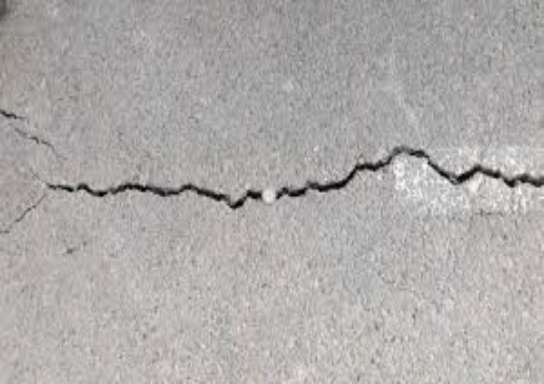
#> input picture concrete-dataset/train_img/11111.jpg, 544 x 384 px, given as the content of the folder /ebad-atif/Ebad/Sem5/ADIP/project/concrete-dataset/train_lab, which was not available
$ python concrete_pipeline.py
#> lines starting #> are read from the running program, lines starting #| are printed output that depends on the picture; after the words box and inside, x2 and y2 are one past the last pixel; in counts of white or black regions, pixels touching at a corner belong together; long printed decimals are rounded; pictures that were not available may be replaced by others from this repository, and a replacement may not be noted
### metrics.py
"""Segmentation metrics for binary crack masks.

Every function takes two masks (predicted, ground-truth). Any non-zero pixel is
treated as foreground (crack), so 0/255 PNG masks and 0/1 arrays both work.

Empty-case convention: when a metric would be 0/0 it returns 1.0 (two empty masks
agree perfectly; nothing predicted and nothing to find is "correct").
"""

import numpy as np


def _binary(m):
    return np.asarray(m) != 0


def confusion(pred, gt):
    """Return (tp, fp, fn) pixel counts."""
    p, g = _binary(pred), _binary(gt)
    if p.shape != g.shape:
        raise ValueError(f"shape mismatch: pred {p.shape} vs gt {g.shape}")
    tp = int(np.sum(p & g))
    fp = int(np.sum(p & ~g))
    fn = int(np.sum(~p & g))
    return tp, fp, fn


def dice(pred, gt):
    tp, fp, fn = confusion(pred, gt)
    denom = 2 * tp + fp + fn
    return 1.0 if denom == 0 else 2 * tp / denom


def iou(pred, gt):
    tp, fp, fn = confusion(pred, gt)
    denom = tp + fp + fn
    return 1.0 if denom == 0 else tp / denom


def precision(pred, gt):
    tp, fp, fn = confusion(pred, gt)
    return 1.0 if tp + fp == 0 else tp / (tp + fp)


def recall(pred, gt):
    tp, fp, fn = confusion(pred, gt)
    return 1.0 if tp + fn == 0 else tp / (tp + fn)


def f1(pred, gt):
    p, r = precision(pred, gt), recall(pred, gt)
    return 0.0 if p + r == 0 else 2 * p * r / (p + r)


def evaluate(pred, gt):
    """All five metrics for one image, as a dict."""
    return {
        "dice": dice(pred, gt),
        "iou": iou(pred, gt),
        "precision": precision(pred, gt),
        "recall": recall(pred, gt),
        "f1": f1(pred, gt),
    }


# [6 lines left out: function evaluate_many, not called in this run]

### concrete_pipeline.py
import glob, os
import cv2, numpy as np
import matplotlib.pyplot as plt
from skimage.filters import frangi, threshold_otsu, apply_hysteresis_threshold
from skimage.morphology import remove_small_objects, closing, disk, dilation
import metrics

img_dir = "/home/ebad-atif/Ebad/Sem5/ADIP/project/concrete-dataset/train_img"
lab_dir = "/home/ebad-atif/Ebad/Sem5/ADIP/project/concrete-dataset/train_lab"

# --- load one image + its mask ---
img_path = sorted(glob.glob(img_dir + "/*"))[0]
stem = os.path.splitext(os.path.basename(img_path))[0]

gt   = cv2.imread(glob.glob(f"{lab_dir}/{stem}.*")[0], cv2.IMREAD_GRAYSCALE)
#> gt: shape (384, 544); min 0, max 252, mean 172.2
gray = cv2.cvtColor(cv2.imread(img_path), cv2.COLOR_BGR2GRAY)

stages = [("gray", gray)]

# --- pipeline: each stage = compute, then append ---
den = cv2.bilateralFilter(gray, 7, 50, 7)
stages.append(("denoise", den))

enh = cv2.createCLAHE(2.0, (8, 8)).apply(den)
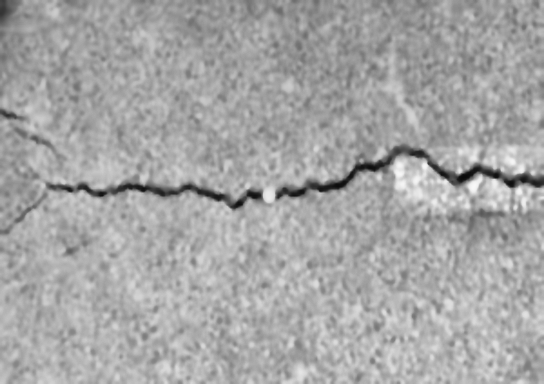
#> enh: shape (384, 544); min 9, max 248, mean 165.8
stages.append(("clahe", enh))

ridges = frangi(enh / 255.0, sigmas=range(1, 4), black_ridges=True)
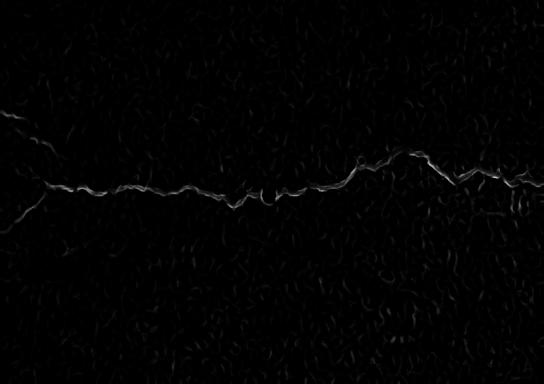
#> ridges: shape (384, 544) float64; min 0, max 0.787, mean 0.00928
print("frangi max:", round(float(ridges.max()), 5), " nonzero px:", int((ridges > 0).sum()))
#| frangi max: 0.7868  nonzero px: 127600
stages.append(("frangi", ridges))

t = threshold_otsu(ridges)
#> t = 0.115
pred = apply_hysteresis_threshold(ridges, 0.3 * t, 0.7 * t)
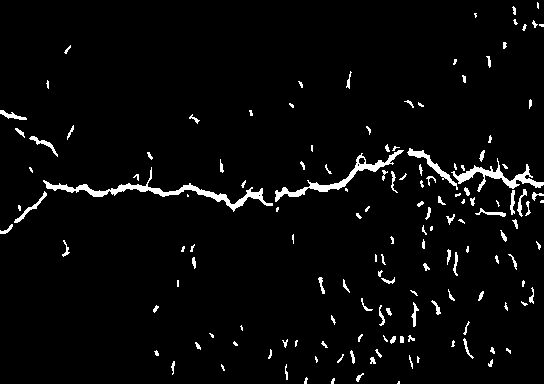
#> pred: shape (384, 544) bool; 3.5% white; 148 white regions (56 under 20 px), largest, box (x1, y1, x2, y2) and area: (43, 167, 273, 212) 1345, (275, 150, 404, 202) 858, (451, 158, 544, 192) 754
pred = remove_small_objects(closing(pred, disk(2)), 50)
#> pred: shape (384, 544) bool; 2.4% white; 17 white regions, largest, box (x1, y1, x2, y2) and area: (43, 146, 404, 212) 2332, (407, 148, 544, 217) 1443, (0, 191, 47, 234) 206
pred = dilation(pred, disk(3))        # thicken thin centreline toward GT band width
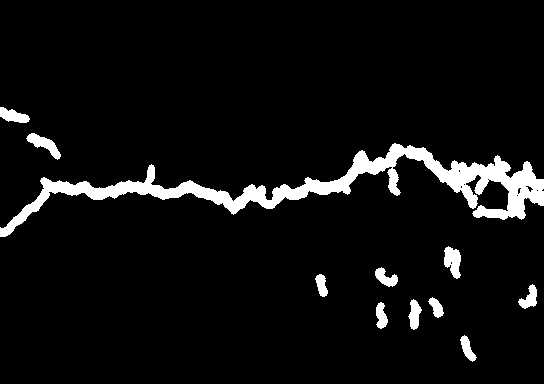
#> pred: shape (384, 544) bool; 5.9% white; 11 white regions, largest, box (x1, y1, x2, y2) and area: (0, 143, 544, 237) 9770, (444, 246, 461, 279) 382, (26, 133, 61, 160) 368
pred = pred.astype(np.uint8) * 255
stages.append(("prediction", pred))

# --- method (a): Canny + adaptive threshold (gradient-based, on denoised) ---
edges = cv2.Canny(den, 50, 150)
#> edges: shape (384, 544); 0.89% white in thin lines or dots, all inside (x1, y1, x2, y2) = (0, 109, 544, 326)
stages.append(("canny edges", edges))

adap = cv2.adaptiveThreshold(den, 255, cv2.ADAPTIVE_THRESH_GAUSSIAN_C,
                             cv2.THRESH_BINARY_INV, 15, 4)
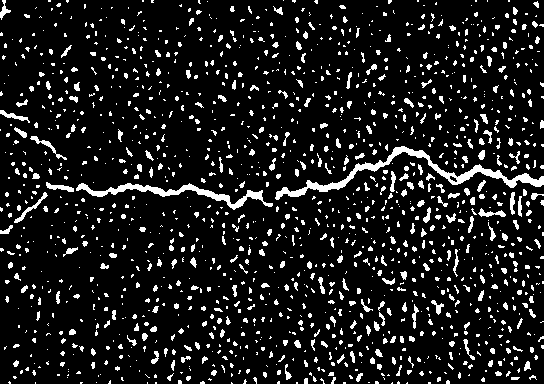
#> adap: shape (384, 544); 10.7% white; 1478 white regions (1165 under 20 px), largest, box (x1, y1, x2, y2) and area: (275, 146, 544, 200) 1898, (76, 183, 273, 210) 1178, (14, 192, 48, 223) 153
stages.append(("adaptive thresh", adap))

# combine: adaptive-dark pixels that sit near a real Canny edge
canny_mask = (adap > 0) & dilation(edges > 0, disk(3))
#> canny_mask: shape (384, 544) bool; 1.9% white; 24 white regions (11 under 20 px), largest, box (x1, y1, x2, y2) and area: (275, 146, 544, 200) 1860, (76, 183, 273, 210) 1165, (14, 192, 48, 223) 152
canny_mask = remove_small_objects(closing(canny_mask, disk(2)), 50)
#> canny_mask: shape (384, 544) bool; 1.9% white; 9 white regions, largest, box (x1, y1, x2, y2) and area: (275, 146, 544, 200) 1964, (46, 182, 273, 210) 1314, (14, 192, 48, 223) 156
canny_mask = dilation(canny_mask, disk(1))
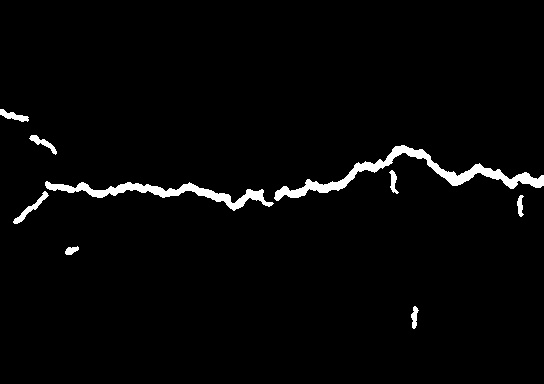
#> canny_mask: shape (384, 544) bool; 2.5% white; 9 white regions, largest, box (x1, y1, x2, y2) and area: (274, 145, 544, 201) 2545, (45, 181, 274, 211) 1797, (13, 191, 49, 224) 237
canny_pred = canny_mask.astype(np.uint8) * 255
stages.append(("canny pred", canny_pred))

print("CANNY SCORES:", {k: round(v, 3) for k, v in metrics.evaluate(canny_pred, gt).items()})
#> in _binary (call 2), `return np.asarray(m) != 0`:
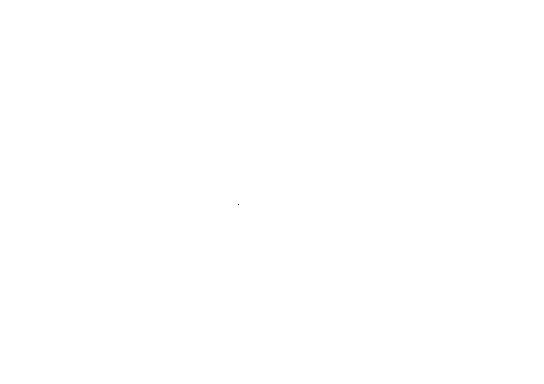
#> returned value: shape (384, 544) bool; 100% white; black in thin lines or dots, all inside (x1, y1, x2, y2) = (238, 204, 239, 205)
#> in confusion, `tp = int(np.sum(p & g))`: tp = 5324
#> in confusion, `fp = int(np.sum(p & ~g))`: fp = 1
#> in confusion, `fn = int(np.sum(~p & g))`: fn = 203571
#> in dice, `tp, fp, fn = confusion(pred, gt)`: tp = 5324; fp = 1; fn = 203571
#> in dice, `denom = 2 * tp + fp + fn`: denom = 214220
#> in iou, `tp, fp, fn = confusion(pred, gt)`: tp = 5324; fp = 1; fn = 203571
#> in iou, `denom = tp + fp + fn`: denom = 208896
#> in precision, `tp, fp, fn = confusion(pred, gt)`: tp = 5324; fp = 1; fn = 203571
#> in recall, `tp, fp, fn = confusion(pred, gt)`: tp = 5324; fp = 1; fn = 203571
#> in f1, `p, r = precision(pred, gt), recall(pred, gt)`: p = 1; r = 0.0255
#| CANNY SCORES: {'dice': 0.05, 'iou': 0.025, 'precision': 1.0, 'recall': 0.025, 'f1': 0.05}

# --- score + show (leave this at the bottom) ---
print("SCORES:", {k: round(v, 3) for k, v in metrics.evaluate(pred, gt).items()})
#| SCORES: {'dice': 0.112, 'iou': 0.059, 'precision': 1.0, 'recall': 0.059, 'f1': 0.112}

fig, ax = plt.subplots(1, len(stages), figsize=(5 * len(stages), 4))
for a, (title, im) in zip(np.atleast_1d(ax), stages):
    a.imshow(im, cmap="gray", vmin=0, vmax=np.percentile(im, 99) or 1)
    a.set_title(title); a.axis("off")
#> this loop made 8 passes
#> title on passes 1 to 8: 'gray', 'denoise', 'clahe', 'frangi', 'prediction', 'canny edges', 'adaptive thresh', 'canny pred'
plt.tight_layout()
plt.show()
